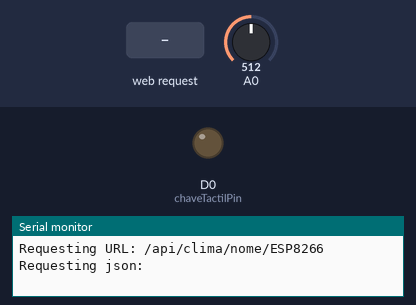
Recording of a sketch running on a simulated ESP8266 (NodeMCU). On the bench: output pins drawn as LEDs (lit = HIGH), the last lines printed to the serial monitor. The inputs (shaded band) are chosen by the test bench; at power-on: A0 = 512. WiFi joins after 1.5 s; servers stay silent unless stated; uploads are accepted with an empty reply; the local clock reads 2024-03-15 10:24:30 at power-on unless the sketch sets it.

Above: at 3.6 s.
3.7 s: HTTP request GET /?comando=ligar received
At 6.0 s:
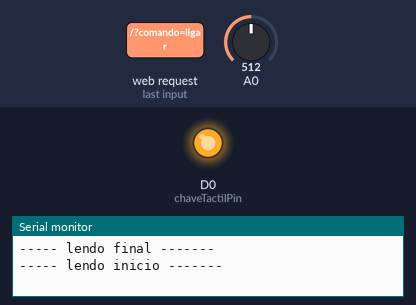
6.4 s: HTTP request GET /api/clima received
9.1 s: HTTP request GET /api/clima/nome/ received
Timing chart, 0 to 12.1 s (numbered marks = the images above; inputs shaded):
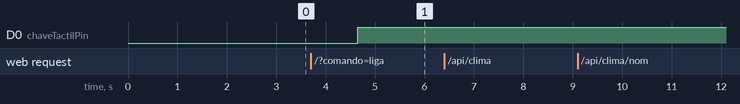

The sketch:

CFHttpsPOSTControleRemoto.ino
```cpp
/*

1. conectar na mesma rede da COISA
1. abrir o navegador: chrome, mozila, ...
2. para LIGAR deve informar no navegador a url: http://<IP da COISA>/comando=ligar
3. para DESLIGAR deve informar no navegador a url: http://<IP da COISA>/comando=ligar

*/

#include <ESP8266WiFi.h>
#include <WiFiClientSecure.h>
#include <ArduinoJson.h>


const char* ssid = "nandonet";
const char* password = "08111969";

const int chaveTactilPin = D0 ;

int idCoisa = -1;
String nomeCoisa = "ESP8266";
String situacaoCoisa="";
String situacaoCoisaLocal="";


WiFiServer server(80);

// seguro inicio

const char cert_DigiCert_Global_Root_CA [] PROGMEM = R"CERT(
-----BEGIN CERTIFICATE-----
MIIDQTCCAimgAwIBAgITBmyfz5m/jAo54vB4ikPmljZbyjANBgkqhkiG9w0BAQsF
ADA5MQswCQYDVQQGEwJVUzEPMA0GA1UEChMGQW1hem9uMRkwFwYDVQQDExBBbWF6
b24gUm9vdCBDQSAxMB4XDTE1MDUyNjAwMDAwMFoXDTM4MDExNzAwMDAwMFowOTEL
MAkGA1UEBhMCVVMxDzANBgNVBAoTBkFtYXpvbjEZMBcGA1UEAxMQQW1hem9uIFJv
b3QgQ0EgMTCCASIwDQYJKoZIhvcNAQEBBQADggEPADCCAQoCggEBALJ4gHHKeNXj
ca9HgFB0fW7Y14h29Jlo91ghYPl0hAEvrAIthtOgQ3pOsqTQNroBvo3bSMgHFzZM
9O6II8c+6zf1tRn4SWiw3te5djgdYZ6k/oI2peVKVuRF4fn9tBb6dNqcmzU5L/qw
IFAGbHrQgLKm+a/sRxmPUDgH3KKHOVj4utWp+UhnMJbulHheb4mjUcAwhmahRWa6
VOujw5H5SNz/0egwLX0tdHA114gk957EWW67c4cX8jJGKLhD+rcdqsq08p8kDi1L
93FcXmn/6pUCyziKrlA4b9v7LWIbxcceVOF34GfID5yHI9Y/QCB/IIDEgEw+OyQm
jgSubJrIqg0CAwEAAaNCMEAwDwYDVR0TAQH/BAUwAwEB/zAOBgNVHQ8BAf8EBAMC
AYYwHQYDVR0OBBYEFIQYzIU07LwMlJQuCFmcx7IQTgoIMA0GCSqGSIb3DQEBCwUA
A4IBAQCY8jdaQZChGsV2USggNiMOruYou6r4lK5IpDB/G/wkjUu0yKGX9rbxenDI
U5PMCCjjmCXPI6T53iHTfIUJrU6adTrCC2qJeHZERxhlbI1Bjjt/msv0tadQ1wUs
N+gDS63pYaACbvXy8MWy7Vu33PqUXHeeE6V/Uq2V8viTO96LXFvKWlJbYK8U90vv
o/ufQJVtMVT8QtPHRh8jrdkPSHCa2XV4cdFyQzR1bldZwgJcJmApzyMZFo6IQ6XU
5MsI+yMRQ+hDKXJioaldXgjUkK642M4UwtBV8ob2xJNDd2ZhwLnoQdeXeGADbkpy
rqXRfboQnoZsG4q5WTP468SQvvG5
-----END CERTIFICATE-----
)CERT";


const char* github_host = "meteorologia.negritando.com"; // meteorologia.negritando.com

const uint16_t github_port = 443;

X509List cert(cert_DigiCert_Global_Root_CA);

WiFiClientSecure client;

// seguro fim

void setup()
{
  Serial.begin(9600);
  Serial.println();

  Serial.printf("Connecting to %s ", ssid);
  WiFi.begin(ssid, password);
  while (WiFi.status() != WL_CONNECTED)
  {
    delay(500);
    Serial.print(".");
  }
  Serial.println(" connected");


  server.begin();
  Serial.printf("Web server started, open %s in a web browser\n", WiFi.localIP().toString().c_str());

  // seta pino do transistor para saida

    pinMode(chaveTactilPin, OUTPUT);


// seguro inicio


  // Set time via NTP, as required for x.509 validation
  configTime(3 * 3600, 0, "pool.ntp.org", "time.nist.gov");

  Serial.print("Waiting for NTP time sync: ");
  time_t now = time(nullptr);
  while (now < 8 * 3600 * 2) {
    delay(500);
    Serial.print(".");
    now = time(nullptr);
  }
  Serial.println("");
  struct tm timeinfo;
  gmtime_r(&now, &timeinfo);
  Serial.print("Current time: ");
  Serial.print(asctime(&timeinfo));

  // Use WiFiClientSecure class to create TLS connection
  //WiFiClientSecure client;
  Serial.print("Connecting to ");
  Serial.println(github_host);

  Serial.printf("Using certificate: %s\n", cert_DigiCert_Global_Root_CA);
  client.setTrustAnchors(&cert);

  if (!client.connect(github_host, github_port)) {
    Serial.println("Connection failed");
    return;
  }
  else
  {
        Serial.println("Connection sucess");

  }

// seguro fim

}


// prepare a web page to be send to a client (web browser)
String prepareHtmlPage()
{
  String htmlPage;
  htmlPage.reserve(1024);               // prevent ram fragmentation
  htmlPage = F("HTTP/1.1 200 OK\r\n"
               "Content-Type: text/html\r\n"
               "Connection: close\r\n"  // the connection will be closed after completion of the response
               "Refresh: 5\r\n"         // refresh the page automatically every 5 sec
               "\r\n"
               "<!DOCTYPE HTML>"
               "<html>"
               "Analog input:  ");
  htmlPage += analogRead(A0);
  htmlPage += F("</html>"
                "\r\n");
  return htmlPage;
}


void loop()
{
  WiFiClient client = server.accept();
  // wait for a client (web browser) to connect
  if (client)
  {
    Serial.println("\n[Client connected]");
    while (client.connected())
    {
      // read line by line what the client (web browser) is requesting
      if (client.available())
      {
        String line = client.readStringUntil('\r');
        Serial.println("**********************************************************************************************");
        Serial.println(line);
        Serial.println(BuscarComando(line));
        Serial.println("**********************************************************************************************");

        // wait for end of client's request, that is marked with an empty line
        if (line.length() == 1 && line[0] == '\n')
        {
          client.println(prepareHtmlPage());
          break;
        }
      }
    }

    while (client.available()) {
      // but first, let client finish its request
      // that's diplomatic compliance to protocols
      // (and otherwise some clients may complain, like curl)
      // (that is an example, prefer using a proper webserver library)
      client.read();
    }

    // close the connection:
    client.stop();
    Serial.println("[Client disconnected]");
  }

  MensagemReceber();

}

String BuscarComando(String qs) // qs= query string
{
  String qsl = qs; qsl.toLowerCase();
  String retorno="";
  if (qsl.indexOf("comando=ligar") > 0)
  {
    retorno = "LIGAR";
    Ligar();
  }
  else if (qsl.indexOf("comando=desligar") > 0)
  {
    retorno = "DESLIGAR";
    Desligar();
  }
  else if (qsl.indexOf("comando=meunome[") > 0 and qsl.indexOf("]") > 0)
  {
    retorno = "TROCOU O NOME";

    int marcaInicio =  qsl.indexOf("[")+1;
    int marcaFinal =  qsl.indexOf("]");

    String novoNome = qsl.substring(marcaInicio , marcaFinal);

    Serial.print("novoNome = ");
    Serial.println(novoNome);


    TrocarNome(novoNome);
  }

  return retorno;

}

void Ligar()
{
    digitalWrite(chaveTactilPin, HIGH);
    MensagemEnviar("motor ligado");
}

void Desligar()
{
    digitalWrite(chaveTactilPin, LOW);
    MensagemEnviar("motor desligado");
}

void TrocarNome(String novoNome)
{
    nomeCoisa = novoNome;

    digitalWrite(chaveTactilPin, LOW);
    digitalWrite(chaveTactilPin, HIGH);
    delay(5000);
    digitalWrite(chaveTactilPin, LOW);
    MensagemEnviar("novo nome " + nomeCoisa);
}


void MensagemEnviar(String frase)
{

  String url = "/api/clima";
  Serial.print("Requesting URL: ");
  Serial.println(url);

  String output = JsonGerar(frase);

  // client.println(String("POST ") + url +" HTTP/1.1");
  // client.println("Host: " + String(github_host));
  // client.println("Content-Type: application/json" );
  // client.println("Content-Length: " + output.length() );
  // client.println();
  // client.println(output + "\n");

  client.print(String("POST ") + url + " HTTP/1.1\r\n" +
                 "Host: " + String(github_host) + "\r\n" +
                 //"Connection: close\r\n" +
                 "Content-Type: application/json\r\n" +
                 "Content-Length: " + output.length() + "\r\n" +
                 "\r\n" + // This is the extra CR+LF pair to signify the start of a body
                 output + "\n");


  Serial.println("----- lendo inicio -------");
  Serial.println(output);
  Serial.println("----- lendo final -------");

  Serial.println("----- lendo inicio -------");
  Serial.println(JsonObter(client));
  Serial.println("----- lendo final -------");

}

void MensagemReceber()
{
  String url = "/api/clima/nome/" + nomeCoisa;
  Serial.print("Requesting URL: ");
  Serial.println(url);

  client.println("GET " + String(url) +" HTTP/1.1");
  client.println("Host: " + String(github_host));
  client.println("Connection: close");
  client.println();

  Serial.print("Requesting json: ");
  String json = JsonObter(client);
  Serial.println(json);

  // verifica se situacao mudou

  // Deserialize the JSON document

  //JsonDocument doc;
  //DeserializationError error = deserializeJson(doc, json);

  DynamicJsonDocument doc(2048);
  DeserializationError error = deserializeJson(doc, json);

  // Test if parsing succeeds.
  if (error) {
    Serial.print(F("deserializeJson() failed: "));
    Serial.println(error.f_str());
    return;
  }

  idCoisa = doc["id"];
  const char* SITUACAO = doc["situacao"];
  situacaoCoisaLocal = SITUACAO;

  if(situacaoCoisa != situacaoCoisaLocal)
  {
    Serial.println("----- SITUACAO mudou inicio -------");
    Serial.print("situacaoCoisa = ");
    Serial.println(situacaoCoisa);
    Serial.println("situacaoCoisaLocal = ");
    Serial.println(SITUACAO);
    Serial.println("----- SITUACAO mudou final -------");

  }
  else
  {
    Serial.println("----- SITUACAO NAO mudou inicio -------");

    Serial.print("situacaoCoisa = ");
    Serial.println(situacaoCoisa);
    Serial.println("situacaoCoisaLocal = ");
    Serial.println(situacaoCoisaLocal);

    Serial.println("----- SITUACAO NAO mudou final -------");
  }

}

String JsonGerar(String frase)
{
  // Allocate the JSON document
  JsonDocument doc;

  // Add values in the document
  doc["id"] = 0;
  doc["nome"] = nomeCoisa;
  doc["pressao"] = 56.78D;
  doc["temperatura"] = 67.89D;
  doc["umidade"] = 78.90D;
  doc["situacao"] = frase;

  String out;
  serializeJson(doc, out);

  return out;

}

String JsonObter(BearSSL::WiFiClientSecure cliente)
{
  String desprezado = cliente.readStringUntil('[');
  String json =  cliente.readString();

  int posicao = json.lastIndexOf(']');

  json = json.substring(0,posicao);

  return json;
}
```

Measured:
- after the input at 3.7 s, D0 (chaveTactilPin): LOW → HIGH after 0.95 s
